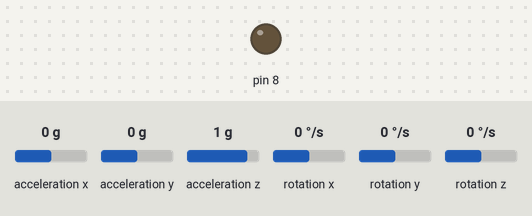
Recording of a sketch running on a simulated Arduino Uno, built with avr-gcc and run on an emulated ATmega328P. On the bench: output pins drawn as LEDs (lit = HIGH). Dashed ring = blinking. The test bench sets the inputs (shaded band); at power-on: acceleration x 0 g, acceleration y 0 g, acceleration z 1 g, rotation x 0 °/s, rotation y 0 °/s, rotation z 0 °/s. EEPROM starts erased.

Above: at 1.2 s.
1.3 s: acceleration x set to -0.2 g
2.9 s: acceleration x set to -0.5 g
At 3.9 s:
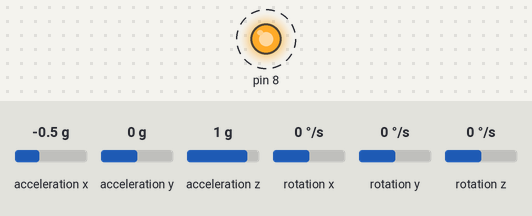
5.9 s: acceleration y set to 0.8 g
At 7.4 s:
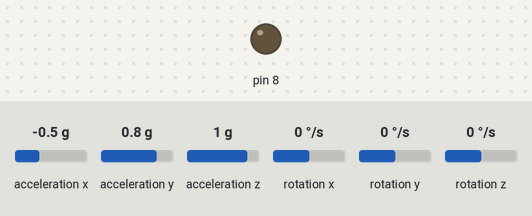
7.7 s: acceleration x set to 0 g
At 8.5 s:
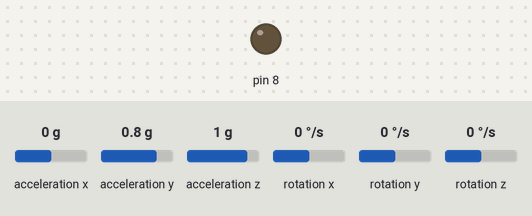
9.2 s: acceleration x set to -1.4 g
At 11.5 s:
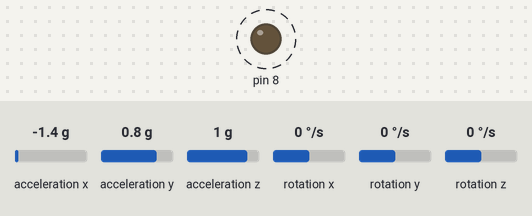
Timing chart, 0 to 13.2 s (numbered marks = the images above; inputs shaded):
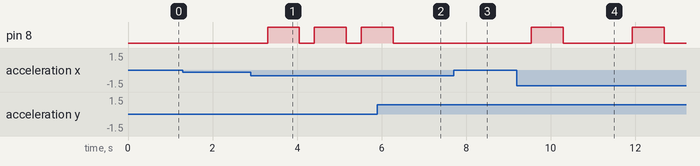

Measured:
- the behaviour switches between -0.3 and -0.4 g on acceleration x (found by bisection; images 0 and 1)
- after the input at 1.3 s, every drawn part: stays the same
- after the input at 2.9 s, pin 8: alternates HIGH for 0.75 s and LOW for 0.36 s, starting after 0.40 s
- after the input at 5.9 s, pin 8: goes on until 6.3 s, then stays LOW
- after the input at 7.7 s, pin 8: stays LOW (without the input it goes to HIGH after 0.21 s)
- after the input at 9.2 s, pin 8: alternates HIGH for 0.75 s and LOW for 1.6 s, starting after 0.34 s

The sketch:

jarvio.ino
```cpp
#include "Wire.h"
#include <SoftwareSerial.h>
#include <EEPROM.h>

SoftwareSerial connection(10, 11); //(TX in blue to 10, RX to 11)

// I2Cdev and MPU6050 must be installed as libraries, or else the .cpp/.h files
// for both classes must be in the include path of your project
#include "I2Cdev.h"
#include "MPU6050.h"

// class default I2C address is 0x68
// specific I2C addresses may be passed as a parameter here
// AD0 low = 0x68 (default for InvenSense evaluation board)
// AD0 high = 0x69
MPU6050 accelgyro;

const int flexPin = A0;
int timerCount = 0;
int flexVal = 0;
int mapVal = 0;
char recVal = 0;
int count1 = 0;
int count2 = 0;
int16_t ax, ay, az;
int16_t gx, gy, gz;

int16_t steps = 0;
unsigned char stepInit = 0;
unsigned char preStep = 0;

#define LED_PIN 13
bool blinkState = false;

// accelerometer values
int accel_reading;
int accel_corrected;
int ac;
int accel_offset = 200;
float accel_angle;
float accel_scale = 1; // set to 0.01

// gyro values
int gyro_offset = 151; // 151
int gyro_corrected;
int gyro_reading;
float gyro_rate;
float gyro_scale = 0.02; // 0.02 by default - tweak as required
float gyro_angle;
float loop_time = 0.05; // 50ms loop
float angle = 0.00; // value to hold final calculated gyro angle

// time stamp variables
int last_update;
int cycle_time;
long last_cycle = 0;

void setup() {
  // join I2C bus (I2Cdev library doesn't do this automatically)
Wire.begin();

// initialize serial communication
Serial.begin(9600);
connection.begin(9600);
accelgyro.initialize();

  pinMode(8,OUTPUT);
 steps = EEPROM.read(1);
}

void loop(){
    digitalWrite(9,LOW);
  // read raw accel/gyro measurements from device
  accelgyro.getMotion6(&ax, &ay, &az, &gx, &gy, &gz);

  // accelerometer_Y_Axis angle calc
  accel_reading = ay;
  accel_corrected = accel_reading - accel_offset;
  accel_corrected = map(accel_corrected, -16800, 16800, -90, 90);
  accel_corrected = constrain(accel_corrected, -90, 90);
  ac = accel_corrected;
  accel_angle = (float)(accel_corrected * accel_scale);

  // accelerometer_X_Axis angle calc
  accel_reading = ax;
  accel_corrected = accel_reading - accel_offset;
  accel_corrected = map(accel_corrected, -16800, 16800, -90, 90);
  accel_corrected = constrain(accel_corrected, -90, 90);
  accel_angle = (float)(accel_corrected * accel_scale);
//  Serial.print("accel_X = ");
//  Serial.print(accel_corrected);
//  Serial.print("\t");


  //Serial.print("accel_Y = ");
  //Serial.println(accel_corrected);

  // gyro_Y_Axis angle calc
//  gyro_reading = gx;
//  gyro_corrected = (float)((gyro_reading/131) - gyro_offset);  // 131 is sensivity of gyro from data sheet
//  gyro_rate = (gyro_corrected * gyro_scale) * -loop_time;      // loop_time = 0.05 ie 50ms
//  gyro_angle = angle + gyro_rate;
//
//  gyro_reading = gy;
//  gyro_corrected = (float)((gyro_reading/131) - gyro_offset);  // 131 is sensivity of gyro from data sheet
//  gyro_rate = (gyro_corrected * gyro_scale) * -loop_time;      // loop_time = 0.05 ie 50ms
//  gyro_angle = angle + gyro_rate;

  gyro_reading = gz;
  gyro_corrected = (float)((gyro_reading/131) - gyro_offset);  // 131 is sensivity of gyro from data sheet
  gyro_rate = (gyro_corrected * gyro_scale) * -loop_time;      // loop_time = 0.05 ie 50ms
  gyro_angle = angle + gyro_rate;

//   print values to serial monitor for checking
//  Serial.print(" gyro_reading = ");
//  Serial.print(gyro_reading);
//  Serial.print("\t");
//  Serial.print(" gyro_corrected = ");
//  Serial.print(gyro_corrected);
//  Serial.print("\t");
//  Serial.print(" gyro_angle = ");
//  Serial.println(gyro_angle);
//  Serial.print("\t");
//  Serial.println(" ");

  if (ac > 56) {
      stepInit++;
      digitalWrite(9,HIGH);
      delay(200);
      digitalWrite(9,LOW);
  }

  if (stepInit >= 10 || steps > 1) {
    if (ac > 56) {
      steps++;
    }
  }

  if (steps % 10 == 0 && preStep != (steps/10)) {
    preStep = steps/10;
    EEPROM.write(1, steps);
    //connection.println(steps);
//    Serial.print("Steps = ");
//    Serial.println(steps);
  }

  timerCount++;

  if (gyro_angle >= 0.17 || gyro_angle <= 0.13) {
    timerCount = 0;
    digitalWrite(8,LOW);
  }

  if (timerCount >= 150) {
    int i = 1;
    digitalWrite(8,HIGH);
    connection.println('1');
    delay(750);
    digitalWrite(8,LOW);
    timerCount = 0;
  }

  recVal = connection.read();

  if (recVal == 'n') {
    steps = 0;
    stepInit = 0;
    connection.println('n');
  } else if (recVal == 'f') {
    //Serial.println("ftest");
  } else if (recVal == 'e') {
    //Serial.println("etest");
  }

//timestamp
time_stamp();


  if (accel_angle < -35){
    count1++;
    //Serial.print("count ");
    //Serial.println(count2);
    if (count1 >= 4){
      count1 = 0;
      count2++;
     }
  }
  if (count2 >=2) {
    int i = 1;
    digitalWrite(8,HIGH);
    connection.println('1');
    delay(750);
    //Serial.println("sleep");
    count2 = 0;
  }

  if (count2 == 0){
  digitalWrite(8,LOW);
 }
}
void time_stamp(){
  while ((millis() - last_cycle) < 50){
  delay(1);
  }
  // once loop cycle reaches 50ms, reset timer value and continue
  cycle_time = millis() - last_cycle;
  last_cycle = millis();
}
```
